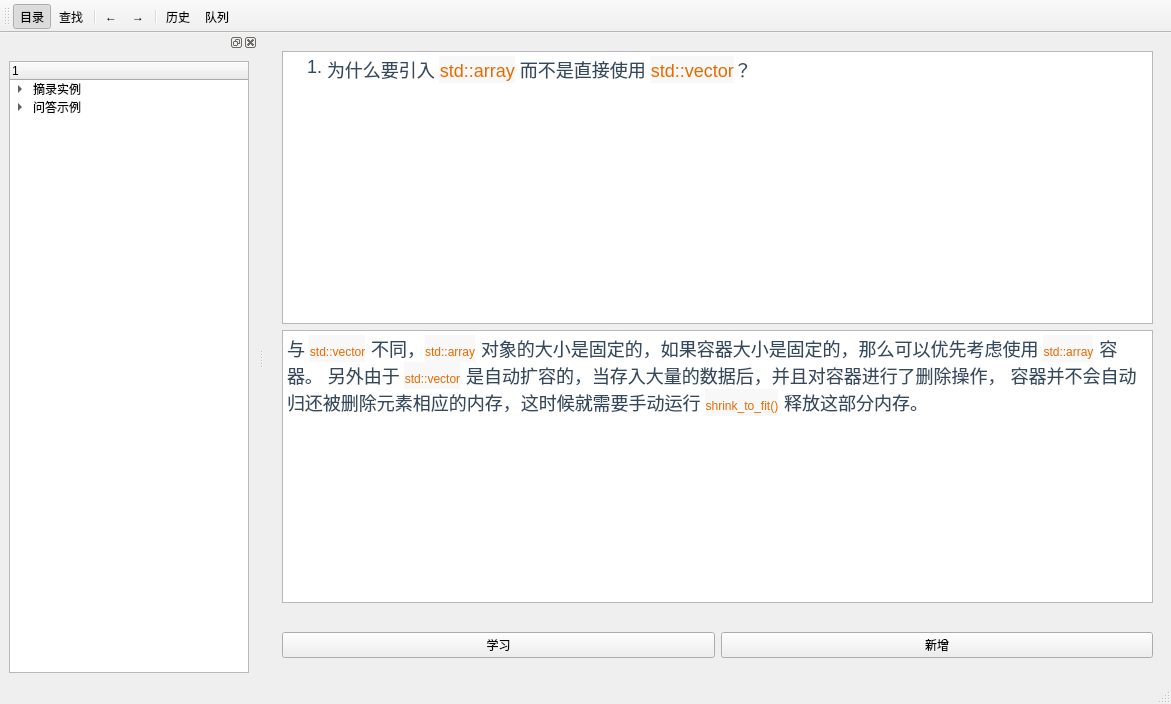
<?xml version="1.0" encoding="UTF-8"?>
<ui version="4.0">
 <class>LearnWindow</class>
 <widget class="QMainWindow" name="LearnWindow">
  <property name="geometry">
   <rect>
    <x>0</x>
    <y>0</y>
    <width>1171</width>
    <height>704</height>
   </rect>
  </property>
  <property name="windowTitle">
   <string>MainWindow</string>
  </property>
  <widget class="QWidget" name="centralwidget">
   <layout class="QHBoxLayout" name="horizontalLayout">
    <item>
     <layout class="QVBoxLayout" name="verticalLayout_3">
      <item>
       <layout class="QVBoxLayout" name="verticalLayout_4">
        <item>
         <widget class="QStackedWidget" name="mainStackedWidget">
          <property name="currentIndex">
           <number>0</number>
          </property>
          <widget class="QWidget" name="anser">
           <layout class="QVBoxLayout" name="verticalLayout">
            <item>
             <widget class="QTextEdit" name="questTextEdit">
              <property name="html">
               <string>&lt;!DOCTYPE HTML PUBLIC &quot;-//W3C//DTD HTML 4.0//EN&quot; &quot;http://www.w3.org/TR/REC-html40/strict.dtd&quot;&gt;
&lt;html&gt;&lt;head&gt;&lt;meta name=&quot;qrichtext&quot; content=&quot;1&quot; /&gt;&lt;meta charset=&quot;utf-8&quot; /&gt;&lt;style type=&quot;text/css&quot;&gt;
p, li { white-space: pre-wrap; }
hr { height: 1px; border-width: 0; }
li.unchecked::marker { content: &quot;\2610&quot;; }
li.checked::marker { content: &quot;\2612&quot;; }
&lt;/style&gt;&lt;/head&gt;&lt;body style=&quot; font-family:'Microsoft YaHei UI'; font-size:9pt; font-weight:400; font-style:normal;&quot;&gt;
&lt;ol style=&quot;margin-top: 0px; margin-bottom: 0px; margin-left: 0px; margin-right: 0px; -qt-list-indent: 1;&quot;&gt;
&lt;li style=&quot; font-family:'Source Sans Pro','Helvetica Neue','Arial','sans-serif'; font-size:18px; color:#34495e; background-color:#ffffff;&quot; style=&quot; margin-top:24px; margin-bottom:0px; margin-left:0px; margin-right:0px; -qt-block-indent:0; text-indent:0px;&quot;&gt;&lt;span style=&quot; font-size:18px;&quot;&gt;为什么要引入 &lt;/span&gt;&lt;span style=&quot; font-family:'Roboto Mono','Monaco','courier','monospace'; font-size:18px; color:#e96900; background-color:#f8f8f8;&quot;&gt;std::array&lt;/span&gt;&lt;span style=&quot; font-size:18px;&quot;&gt; 而不是直接使用 &lt;/span&gt;&lt;span style=&quot; font-family:'Roboto Mono','Monaco','courier','monospace'; font-size:18px; color:#e96900; background-color:#f8f8f8;&quot;&gt;std::vector&lt;/span&gt;&lt;span style=&quot; font-size:18px;&quot;&gt;？&lt;/span&gt;&lt;/li&gt;&lt;/ol&gt;&lt;/body&gt;&lt;/html&gt;</string>
              </property>
             </widget>
            </item>
            <item>
             <widget class="QTextEdit" name="ansTextEdit">
              <property name="enabled">
               <bool>true</bool>
              </property>
              <property name="html">
               <string>&lt;!DOCTYPE HTML PUBLIC &quot;-//W3C//DTD HTML 4.0//EN&quot; &quot;http://www.w3.org/TR/REC-html40/strict.dtd&quot;&gt;
&lt;html&gt;&lt;head&gt;&lt;meta name=&quot;qrichtext&quot; content=&quot;1&quot; /&gt;&lt;meta charset=&quot;utf-8&quot; /&gt;&lt;style type=&quot;text/css&quot;&gt;
p, li { white-space: pre-wrap; }
hr { height: 1px; border-width: 0; }
li.unchecked::marker { content: &quot;\2610&quot;; }
li.checked::marker { content: &quot;\2612&quot;; }
&lt;/style&gt;&lt;/head&gt;&lt;body style=&quot; font-family:'Microsoft YaHei UI'; font-size:9pt; font-weight:400; font-style:normal;&quot;&gt;
&lt;p style=&quot; margin-top:0px; margin-bottom:0px; margin-left:0px; margin-right:0px; -qt-block-indent:0; text-indent:0px;&quot;&gt;&lt;span style=&quot; font-family:'Source Sans Pro','Helvetica Neue','Arial','sans-serif'; font-size:18px; color:#34495e; background-color:#ffffff; word-spacing:0.890625px;&quot;&gt;与 &lt;/span&gt;&lt;span style=&quot; font-family:'Roboto Mono','Monaco','courier','monospace'; color:#e96900; background-color:#f8f8f8; word-spacing:0.890625px;&quot;&gt;std::vector&lt;/span&gt;&lt;span style=&quot; font-family:'Source Sans Pro','Helvetica Neue','Arial','sans-serif'; font-size:18px; color:#34495e; background-color:#ffffff; word-spacing:0.890625px;&quot;&gt; 不同，&lt;/span&gt;&lt;span style=&quot; font-family:'Roboto Mono','Monaco','courier','monospace'; color:#e96900; background-color:#f8f8f8; word-spacing:0.890625px;&quot;&gt;std::array&lt;/span&gt;&lt;span style=&quot; font-family:'Source Sans Pro','Helvetica Neue','Arial','sans-serif'; font-size:18px; color:#34495e; background-color:#ffffff; word-spacing:0.890625px;&quot;&gt; 对象的大小是固定的，如果容器大小是固定的，那么可以优先考虑使用 &lt;/span&gt;&lt;span style=&quot; font-family:'Roboto Mono','Monaco','courier','monospace'; color:#e96900; background-color:#f8f8f8; word-spacing:0.890625px;&quot;&gt;std::array&lt;/span&gt;&lt;span style=&quot; font-family:'Source Sans Pro','Helvetica Neue','Arial','sans-serif'; font-size:18px; color:#34495e; background-color:#ffffff; word-spacing:0.890625px;&quot;&gt; 容器。 另外由于 &lt;/span&gt;&lt;span style=&quot; font-family:'Roboto Mono','Monaco','courier','monospace'; color:#e96900; background-color:#f8f8f8; word-spacing:0.890625px;&quot;&gt;std::vector&lt;/span&gt;&lt;span style=&quot; font-family:'Source Sans Pro','Helvetica Neue','Arial','sans-serif'; font-size:18px; color:#34495e; background-color:#ffffff; word-spacing:0.890625px;&quot;&gt; 是自动扩容的，当存入大量的数据后，并且对容器进行了删除操作， 容器并不会自动归还被删除元素相应的内存，这时候就需要手动运行 &lt;/span&gt;&lt;span style=&quot; font-family:'Roboto Mono','Monaco','courier','monospace'; color:#e96900; background-color:#f8f8f8; word-spacing:0.890625px;&quot;&gt;shrink_to_fit()&lt;/span&gt;&lt;span style=&quot; font-family:'Source Sans Pro','Helvetica Neue','Arial','sans-serif'; font-size:18px; color:#34495e; background-color:#ffffff; word-spacing:0.890625px;&quot;&gt; 释放这部分内存。&lt;/span&gt;&lt;/p&gt;&lt;/body&gt;&lt;/html&gt;</string>
              </property>
             </widget>
            </item>
           </layout>
          </widget>
          <widget class="QWidget" name="article">
           <layout class="QVBoxLayout" name="verticalLayout_2">
            <property name="leftMargin">
             <number>0</number>
            </property>
            <property name="topMargin">
             <number>0</number>
            </property>
            <property name="rightMargin">
             <number>0</number>
            </property>
            <property name="bottomMargin">
             <number>0</number>
            </property>
            <item>
             <widget class="QTextEdit" name="article_2">
              <property name="html">
               <string>&lt;!DOCTYPE HTML PUBLIC &quot;-//W3C//DTD HTML 4.0//EN&quot; &quot;http://www.w3.org/TR/REC-html40/strict.dtd&quot;&gt;
&lt;html&gt;&lt;head&gt;&lt;meta name=&quot;qrichtext&quot; content=&quot;1&quot; /&gt;&lt;meta charset=&quot;utf-8&quot; /&gt;&lt;style type=&quot;text/css&quot;&gt;
p, li { white-space: pre-wrap; }
hr { height: 1px; border-width: 0; }
li.unchecked::marker { content: &quot;\2610&quot;; }
li.checked::marker { content: &quot;\2612&quot;; }
&lt;/style&gt;&lt;/head&gt;&lt;body style=&quot; font-family:'Microsoft YaHei UI'; font-size:9pt; font-weight:400; font-style:normal;&quot;&gt;
&lt;h2 style=&quot; margin-top:45px; margin-bottom:27px; margin-left:0px; margin-right:0px; -qt-block-indent:0; text-indent:0px;&quot;&gt;&lt;a name=&quot;4-2-无序容器&quot;&gt;&lt;/a&gt;&lt;a href=&quot;https://changkun.de/modern-cpp/zh-cn/04-containers/#4-2-%E6%97%A0%E5%BA%8F%E5%AE%B9%E5%99%A8&quot;&gt;&lt;span style=&quot; font-family:'Source Sans Pro','Helvetica Neue','Arial','sans-serif'; font-size:x-large; font-weight:600; text-decoration: underline; color:#2c3e50;&quot;&gt;4&lt;/span&gt;&lt;/a&gt;&lt;span style=&quot; font-family:'Source Sans Pro','Helvetica Neue','Arial','sans-serif'; font-size:x-large; font-weight:600; color:#2c3e50;&quot;&gt;.2 无序容器&lt;/span&gt;&lt;/h2&gt;
&lt;p style=&quot; margin-top:24px; margin-bottom:-24px; margin-left:0px; margin-right:0px; -qt-block-indent:0; text-indent:0px; background-color:#ffffff;&quot;&gt;&lt;span style=&quot; font-family:'Source Sans Pro','Helvetica Neue','Arial','sans-serif'; font-size:18px; color:#34495e; background-color:#ffffff;&quot;&gt;我们已经熟知了传统 C++ 中的有序容器&lt;/span&gt;&lt;span style=&quot; font-family:'Source Sans Pro','Helvetica Neue','Arial','sans-serif'; font-size:18px; color:#34495e;&quot;&gt; &lt;/span&gt;&lt;span style=&quot; font-family:'Roboto Mono','Monaco','courier','monospace'; font-size:18px; color:#e96900; background-color:#f8f8f8;&quot;&gt;std::map&lt;/span&gt;&lt;span style=&quot; font-family:'Source Sans Pro','Helvetica Neue','Arial','sans-serif'; font-size:18px; color:#34495e;&quot;&gt;/&lt;/span&gt;&lt;span style=&quot; font-family:'Roboto Mono','Monaco','courier','monospace'; font-size:18px; color:#e96900; background-color:#f8f8f8;&quot;&gt;std::set&lt;/span&gt;&lt;span style=&quot; font-family:'Source Sans Pro','Helvetica Neue','Arial','sans-serif'; font-size:18px; color:#34495e;&quot;&gt;，这些元素内部通过红黑树进行实现， 插入和搜索的平均复杂度均为 &lt;/span&gt;&lt;span style=&quot; font-family:'Roboto Mono','Monaco','courier','monospace'; font-size:18px; color:#e96900; background-color:#f8f8f8;&quot;&gt;O(log(size))&lt;/span&gt;&lt;span style=&quot; font-family:'Source Sans Pro','Helvetica Neue','Arial','sans-serif'; font-size:18px; color:#34495e;&quot;&gt;。在插入元素时候，会根据 &lt;/span&gt;&lt;span style=&quot; font-family:'Roboto Mono','Monaco','courier','monospace'; font-size:18px; color:#e96900; background-color:#f8f8f8;&quot;&gt;&amp;lt;&lt;/span&gt;&lt;span style=&quot; font-family:'Source Sans Pro','Helvetica Neue','Arial','sans-serif'; font-size:18px; color:#34495e;&quot;&gt; 操作符比较元素大小并判断元素是否相同， 并选择合适的位置插入到容器中。当对这个容器中的元素进行遍历时，输出结果会按照 &lt;/span&gt;&lt;span style=&quot; font-family:'Roboto Mono','Monaco','courier','monospace'; font-size:18px; color:#e96900; background-color:#f8f8f8;&quot;&gt;&amp;lt;&lt;/span&gt;&lt;span style=&quot; font-family:'Source Sans Pro','Helvetica Neue','Arial','sans-serif'; font-size:18px; color:#34495e;&quot;&gt; 操作符的顺序来逐个遍历。&lt;/span&gt;&lt;/p&gt;
&lt;p style=&quot; margin-top:24px; margin-bottom:-24px; margin-left:0px; margin-right:0px; -qt-block-indent:0; text-indent:0px; background-color:#ffffff;&quot;&gt;&lt;span style=&quot; font-family:'Source Sans Pro','Helvetica Neue','Arial','sans-serif'; font-size:18px; color:#34495e; background-color:#ffffff;&quot;&gt;而无序容器中的元素是不进行排序的，内部通过 Hash 表实现，插入和搜索元素的平均复杂度为&lt;/span&gt;&lt;span style=&quot; font-family:'Source Sans Pro','Helvetica Neue','Arial','sans-serif'; font-size:18px; color:#34495e;&quot;&gt; &lt;/span&gt;&lt;span style=&quot; font-family:'Roboto Mono','Monaco','courier','monospace'; font-size:18px; color:#e96900; background-color:#f8f8f8;&quot;&gt;O(constant)&lt;/span&gt;&lt;span style=&quot; font-family:'Source Sans Pro','Helvetica Neue','Arial','sans-serif'; font-size:18px; color:#34495e;&quot;&gt;， 在不关心容器内部元素顺序时，能够获得显著的性能提升。&lt;/span&gt;&lt;/p&gt;
&lt;p style=&quot; margin-top:24px; margin-bottom:-24px; margin-left:0px; margin-right:0px; -qt-block-indent:0; text-indent:0px; background-color:#ffffff;&quot;&gt;&lt;span style=&quot; font-family:'Source Sans Pro','Helvetica Neue','Arial','sans-serif'; font-size:18px; color:#34495e; background-color:#ffffff;&quot;&gt;C++11 引入了的两组无序容器分别是：&lt;/span&gt;&lt;span style=&quot; font-family:'Roboto Mono','Monaco','courier','monospace'; font-size:18px; color:#e96900; background-color:#f8f8f8;&quot;&gt;std::unordered_map&lt;/span&gt;&lt;span style=&quot; font-family:'Source Sans Pro','Helvetica Neue','Arial','sans-serif'; font-size:18px; color:#34495e;&quot;&gt;/&lt;/span&gt;&lt;span style=&quot; font-family:'Roboto Mono','Monaco','courier','monospace'; font-size:18px; color:#e96900; background-color:#f8f8f8;&quot;&gt;std::unordered_multimap&lt;/span&gt;&lt;span style=&quot; font-family:'Source Sans Pro','Helvetica Neue','Arial','sans-serif'; font-size:18px; color:#34495e;&quot;&gt; 和 &lt;/span&gt;&lt;span style=&quot; font-family:'Roboto Mono','Monaco','courier','monospace'; font-size:18px; color:#e96900; background-color:#f8f8f8;&quot;&gt;std::unordered_set&lt;/span&gt;&lt;span style=&quot; font-family:'Source Sans Pro','Helvetica Neue','Arial','sans-serif'; font-size:18px; color:#34495e;&quot;&gt;/&lt;/span&gt;&lt;span style=&quot; font-family:'Roboto Mono','Monaco','courier','monospace'; font-size:18px; color:#e96900; background-color:#f8f8f8;&quot;&gt;std::unordered_multiset&lt;/span&gt;&lt;span style=&quot; font-family:'Source Sans Pro','Helvetica Neue','Arial','sans-serif'; font-size:18px; color:#34495e;&quot;&gt;。&lt;/span&gt;&lt;/p&gt;
&lt;p style=&quot; margin-top:24px; margin-bottom:-24px; margin-left:0px; margin-right:0px; -qt-block-indent:0; text-indent:0px; background-color:#ffffff;&quot;&gt;&lt;span style=&quot; font-family:'Source Sans Pro','Helvetica Neue','Arial','sans-serif'; font-size:18px; color:#34495e; background-color:#ffffff;&quot;&gt;它们的用法和原有的&lt;/span&gt;&lt;span style=&quot; font-family:'Source Sans Pro','Helvetica Neue','Arial','sans-serif'; font-size:18px; color:#34495e;&quot;&gt; &lt;/span&gt;&lt;span style=&quot; font-family:'Roboto Mono','Monaco','courier','monospace'; font-size:18px; color:#e96900; background-color:#f8f8f8;&quot;&gt;std::map&lt;/span&gt;&lt;span style=&quot; font-family:'Source Sans Pro','Helvetica Neue','Arial','sans-serif'; font-size:18px; color:#34495e;&quot;&gt;/&lt;/span&gt;&lt;span style=&quot; font-family:'Roboto Mono','Monaco','courier','monospace'; font-size:18px; color:#e96900; background-color:#f8f8f8;&quot;&gt;std::multimap&lt;/span&gt;&lt;span style=&quot; font-family:'Source Sans Pro','Helvetica Neue','Arial','sans-serif'; font-size:18px; color:#34495e;&quot;&gt;/&lt;/span&gt;&lt;span style=&quot; font-family:'Roboto Mono','Monaco','courier','monospace'; font-size:18px; color:#e96900; background-color:#f8f8f8;&quot;&gt;std::set&lt;/span&gt;&lt;span style=&quot; font-family:'Source Sans Pro','Helvetica Neue','Arial','sans-serif'; font-size:18px; color:#34495e;&quot;&gt;/&lt;/span&gt;&lt;span style=&quot; font-family:'Roboto Mono','Monaco','courier','monospace'; font-size:18px; color:#e96900; background-color:#f8f8f8;&quot;&gt;set::multiset&lt;/span&gt;&lt;span style=&quot; font-family:'Source Sans Pro','Helvetica Neue','Arial','sans-serif'; font-size:18px; color:#34495e;&quot;&gt; 基本类似， 由于这些容器我们已经很熟悉了，便不一一举例，我们直接来比较一下&lt;/span&gt;&lt;span style=&quot; font-family:'Roboto Mono','Monaco','courier','monospace'; font-size:18px; color:#e96900; background-color:#f8f8f8;&quot;&gt;std::map&lt;/span&gt;&lt;span style=&quot; font-family:'Source Sans Pro','Helvetica Neue','Arial','sans-serif'; font-size:18px; color:#34495e;&quot;&gt;和&lt;/span&gt;&lt;span style=&quot; font-family:'Roboto Mono','Monaco','courier','monospace'; font-size:18px; color:#e96900; background-color:#f8f8f8;&quot;&gt;std::unordered_map&lt;/span&gt;&lt;span style=&quot; font-family:'Source Sans Pro','Helvetica Neue','Arial','sans-serif'; font-size:18px; color:#34495e;&quot;&gt;：&lt;/span&gt;&lt;/p&gt;
&lt;table border=&quot;0&quot; style=&quot; margin-top:0px; margin-bottom:0px; margin-left:0px; margin-right:0px; border-collapse:collapse;&quot; cellspacing=&quot;2&quot; cellpadding=&quot;0&quot;&gt;
&lt;tr&gt;
&lt;td bgcolor=&quot;#f8f8f8&quot; style=&quot; padding-left:0; padding-right:0; padding-top:0; padding-bottom:0;&quot;&gt;
&lt;p style=&quot; margin-top:0px; margin-bottom:0px; margin-left:0px; margin-right:0px; -qt-block-indent:0; text-indent:0px; background-color:#f8f8f8;&quot;&gt;&lt;span style=&quot; font-family:'Roboto Mono','Monaco','courier','monospace'; font-size:18px; color:#525252;&quot;&gt;#include &amp;lt;iostream&amp;gt;&lt;br /&gt;#include &amp;lt;string&amp;gt;&lt;br /&gt;#include &amp;lt;unordered_map&amp;gt;&lt;br /&gt;#include &amp;lt;map&amp;gt;&lt;br /&gt;&lt;br /&gt;&lt;/span&gt;&lt;span style=&quot; font-family:'Roboto Mono','Monaco','courier','monospace'; font-size:18px; color:#0092db;&quot;&gt;int&lt;/span&gt;&lt;span style=&quot; font-family:'Roboto Mono','Monaco','courier','monospace'; font-size:18px; color:#525252;&quot;&gt; &lt;/span&gt;&lt;span style=&quot; font-family:'Roboto Mono','Monaco','courier','monospace'; font-size:18px; color:#7e2d36;&quot;&gt;main&lt;/span&gt;&lt;span style=&quot; font-family:'Roboto Mono','Monaco','courier','monospace'; font-size:18px; color:#525252;&quot;&gt;() {&lt;br /&gt;    &lt;/span&gt;&lt;span style=&quot; font-family:'Roboto Mono','Monaco','courier','monospace'; font-size:18px; color:#b3b3b3;&quot;&gt;// 两组结构按同样的顺序初始化&lt;/span&gt;&lt;span style=&quot; font-family:'Roboto Mono','Monaco','courier','monospace'; font-size:18px; color:#525252;&quot;&gt;&lt;br /&gt;    std::unordered_map&amp;lt;&lt;/span&gt;&lt;span style=&quot; font-family:'Roboto Mono','Monaco','courier','monospace'; font-size:18px; color:#e96900;&quot;&gt;int&lt;/span&gt;&lt;span style=&quot; font-family:'Roboto Mono','Monaco','courier','monospace'; font-size:18px; color:#525252;&quot;&gt;, std::string&amp;gt; u = {&lt;br /&gt;        {&lt;/span&gt;&lt;span style=&quot; font-family:'Roboto Mono','Monaco','courier','monospace'; font-size:18px; color:#ae81ff;&quot;&gt;1&lt;/span&gt;&lt;span style=&quot; font-family:'Roboto Mono','Monaco','courier','monospace'; font-size:18px; color:#525252;&quot;&gt;, &lt;/span&gt;&lt;span style=&quot; font-family:'Roboto Mono','Monaco','courier','monospace'; font-size:18px; color:#7e2d36;&quot;&gt;&amp;quot;1&amp;quot;&lt;/span&gt;&lt;span style=&quot; font-family:'Roboto Mono','Monaco','courier','monospace'; font-size:18px; color:#525252;&quot;&gt;},&lt;br /&gt;        {&lt;/span&gt;&lt;span style=&quot; font-family:'Roboto Mono','Monaco','courier','monospace'; font-size:18px; color:#ae81ff;&quot;&gt;3&lt;/span&gt;&lt;span style=&quot; font-family:'Roboto Mono','Monaco','courier','monospace'; font-size:18px; color:#525252;&quot;&gt;, &lt;/span&gt;&lt;span style=&quot; font-family:'Roboto Mono','Monaco','courier','monospace'; font-size:18px; color:#7e2d36;&quot;&gt;&amp;quot;3&amp;quot;&lt;/span&gt;&lt;span style=&quot; font-family:'Roboto Mono','Monaco','courier','monospace'; font-size:18px; color:#525252;&quot;&gt;},&lt;br /&gt;        {&lt;/span&gt;&lt;span style=&quot; font-family:'Roboto Mono','Monaco','courier','monospace'; font-size:18px; color:#ae81ff;&quot;&gt;2&lt;/span&gt;&lt;span style=&quot; font-family:'Roboto Mono','Monaco','courier','monospace'; font-size:18px; color:#525252;&quot;&gt;, &lt;/span&gt;&lt;span style=&quot; font-family:'Roboto Mono','Monaco','courier','monospace'; font-size:18px; color:#7e2d36;&quot;&gt;&amp;quot;2&amp;quot;&lt;/span&gt;&lt;span style=&quot; font-family:'Roboto Mono','Monaco','courier','monospace'; font-size:18px; color:#525252;&quot;&gt;}&lt;br /&gt;    };&lt;br /&gt;    std::map&amp;lt;&lt;/span&gt;&lt;span style=&quot; font-family:'Roboto Mono','Monaco','courier','monospace'; font-size:18px; color:#e96900;&quot;&gt;int&lt;/span&gt;&lt;span style=&quot; font-family:'Roboto Mono','Monaco','courier','monospace'; font-size:18px; color:#525252;&quot;&gt;, std::string&amp;gt; v = {&lt;br /&gt;        {&lt;/span&gt;&lt;span style=&quot; font-family:'Roboto Mono','Monaco','courier','monospace'; font-size:18px; color:#ae81ff;&quot;&gt;1&lt;/span&gt;&lt;span style=&quot; font-family:'Roboto Mono','Monaco','courier','monospace'; font-size:18px; color:#525252;&quot;&gt;, &lt;/span&gt;&lt;span style=&quot; font-family:'Roboto Mono','Monaco','courier','monospace'; font-size:18px; color:#7e2d36;&quot;&gt;&amp;quot;1&amp;quot;&lt;/span&gt;&lt;span style=&quot; font-family:'Roboto Mono','Monaco','courier','monospace'; font-size:18px; color:#525252;&quot;&gt;},&lt;br /&gt;        {&lt;/span&gt;&lt;span style=&quot; font-family:'Roboto Mono','Monaco','courier','monospace'; font-size:18px; color:#ae81ff;&quot;&gt;3&lt;/span&gt;&lt;span style=&quot; font-family:'Roboto Mono','Monaco','courier','monospace'; font-size:18px; color:#525252;&quot;&gt;, &lt;/span&gt;&lt;span style=&quot; font-family:'Roboto Mono','Monaco','courier','monospace'; font-size:18px; color:#7e2d36;&quot;&gt;&amp;quot;3&amp;quot;&lt;/span&gt;&lt;span style=&quot; font-family:'Roboto Mono','Monaco','courier','monospace'; font-size:18px; color:#525252;&quot;&gt;},&lt;br /&gt;        {&lt;/span&gt;&lt;span style=&quot; font-family:'Roboto Mono','Monaco','courier','monospace'; font-size:18px; color:#ae81ff;&quot;&gt;2&lt;/span&gt;&lt;span style=&quot; font-family:'Roboto Mono','Monaco','courier','monospace'; font-size:18px; color:#525252;&quot;&gt;, &lt;/span&gt;&lt;span style=&quot; font-family:'Roboto Mono','Monaco','courier','monospace'; font-size:18px; color:#7e2d36;&quot;&gt;&amp;quot;2&amp;quot;&lt;/span&gt;&lt;span style=&quot; font-family:'Roboto Mono','Monaco','courier','monospace'; font-size:18px; color:#525252;&quot;&gt;}&lt;br /&gt;    };&lt;br /&gt;&lt;br /&gt;    &lt;/span&gt;&lt;span style=&quot; font-family:'Roboto Mono','Monaco','courier','monospace'; font-size:18px; color:#b3b3b3;&quot;&gt;// 分别对两组结构进行遍历&lt;/span&gt;&lt;span style=&quot; font-family:'Roboto Mono','Monaco','courier','monospace'; font-size:18px; color:#525252;&quot;&gt;&lt;br /&gt;    std::cout &amp;lt;&amp;lt; &lt;/span&gt;&lt;span style=&quot; font-family:'Roboto Mono','Monaco','courier','monospace'; font-size:18px; color:#7e2d36;&quot;&gt;&amp;quot;std::unordered_map&amp;quot;&lt;/span&gt;&lt;span style=&quot; font-family:'Roboto Mono','Monaco','courier','monospace'; font-size:18px; color:#525252;&quot;&gt; &amp;lt;&amp;lt; std::endl;&lt;br /&gt;    &lt;/span&gt;&lt;span style=&quot; font-family:'Roboto Mono','Monaco','courier','monospace'; font-size:18px; color:#e96900;&quot;&gt;for&lt;/span&gt;&lt;span style=&quot; font-family:'Roboto Mono','Monaco','courier','monospace'; font-size:18px; color:#525252;&quot;&gt;( &lt;/span&gt;&lt;span style=&quot; font-family:'Roboto Mono','Monaco','courier','monospace'; font-size:18px; color:#e96900;&quot;&gt;const&lt;/span&gt;&lt;span style=&quot; font-family:'Roboto Mono','Monaco','courier','monospace'; font-size:18px; color:#525252;&quot;&gt; &lt;/span&gt;&lt;span style=&quot; font-family:'Roboto Mono','Monaco','courier','monospace'; font-size:18px; color:#e96900;&quot;&gt;auto&lt;/span&gt;&lt;span style=&quot; font-family:'Roboto Mono','Monaco','courier','monospace'; font-size:18px; color:#525252;&quot;&gt; &amp;amp; n : u)&lt;br /&gt;        std::cout &amp;lt;&amp;lt; &lt;/span&gt;&lt;span style=&quot; font-family:'Roboto Mono','Monaco','courier','monospace'; font-size:18px; color:#7e2d36;&quot;&gt;&amp;quot;Key:[&amp;quot;&lt;/span&gt;&lt;span style=&quot; font-family:'Roboto Mono','Monaco','courier','monospace'; font-size:18px; color:#525252;&quot;&gt; &amp;lt;&amp;lt; n.first &amp;lt;&amp;lt; &lt;/span&gt;&lt;span style=&quot; font-family:'Roboto Mono','Monaco','courier','monospace'; font-size:18px; color:#7e2d36;&quot;&gt;&amp;quot;] Value:[&amp;quot;&lt;/span&gt;&lt;span style=&quot; font-family:'Roboto Mono','Monaco','courier','monospace'; font-size:18px; color:#525252;&quot;&gt; &amp;lt;&amp;lt; n.second &amp;lt;&amp;lt; &lt;/span&gt;&lt;span style=&quot; font-family:'Roboto Mono','Monaco','courier','monospace'; font-size:18px; color:#7e2d36;&quot;&gt;&amp;quot;]\n&amp;quot;&lt;/span&gt;&lt;span style=&quot; font-family:'Roboto Mono','Monaco','courier','monospace'; font-size:18px; color:#525252;&quot;&gt;;&lt;br /&gt;&lt;br /&gt;    std::cout &amp;lt;&amp;lt; std::endl;&lt;br /&gt;    std::cout &amp;lt;&amp;lt; &lt;/span&gt;&lt;span style=&quot; font-family:'Roboto Mono','Monaco','courier','monospace'; font-size:18px; color:#7e2d36;&quot;&gt;&amp;quot;std::map&amp;quot;&lt;/span&gt;&lt;span style=&quot; font-family:'Roboto Mono','Monaco','courier','monospace'; font-size:18px; color:#525252;&quot;&gt; &amp;lt;&amp;lt; std::endl;&lt;br /&gt;    &lt;/span&gt;&lt;span style=&quot; font-family:'Roboto Mono','Monaco','courier','monospace'; font-size:18px; color:#e96900;&quot;&gt;for&lt;/span&gt;&lt;span style=&quot; font-family:'Roboto Mono','Monaco','courier','monospace'; font-size:18px; color:#525252;&quot;&gt;( &lt;/span&gt;&lt;span style=&quot; font-family:'Roboto Mono','Monaco','courier','monospace'; font-size:18px; color:#e96900;&quot;&gt;const&lt;/span&gt;&lt;span style=&quot; font-family:'Roboto Mono','Monaco','courier','monospace'; font-size:18px; color:#525252;&quot;&gt; &lt;/span&gt;&lt;span style=&quot; font-family:'Roboto Mono','Monaco','courier','monospace'; font-size:18px; color:#e96900;&quot;&gt;auto&lt;/span&gt;&lt;span style=&quot; font-family:'Roboto Mono','Monaco','courier','monospace'; font-size:18px; color:#525252;&quot;&gt; &amp;amp; n : v)&lt;br /&gt;        std::cout &amp;lt;&amp;lt; &lt;/span&gt;&lt;span style=&quot; font-family:'Roboto Mono','Monaco','courier','monospace'; font-size:18px; color:#7e2d36;&quot;&gt;&amp;quot;Key:[&amp;quot;&lt;/span&gt;&lt;span style=&quot; font-family:'Roboto Mono','Monaco','courier','monospace'; font-size:18px; color:#525252;&quot;&gt; &amp;lt;&amp;lt; n.first &amp;lt;&amp;lt; &lt;/span&gt;&lt;span style=&quot; font-family:'Roboto Mono','Monaco','courier','monospace'; font-size:18px; color:#7e2d36;&quot;&gt;&amp;quot;] Value:[&amp;quot;&lt;/span&gt;&lt;span style=&quot; font-family:'Roboto Mono','Monaco','courier','monospace'; font-size:18px; color:#525252;&quot;&gt; &amp;lt;&amp;lt; n.second &amp;lt;&amp;lt; &lt;/span&gt;&lt;span style=&quot; font-family:'Roboto Mono','Monaco','courier','monospace'; font-size:18px; color:#7e2d36;&quot;&gt;&amp;quot;]\n&amp;quot;&lt;/span&gt;&lt;span style=&quot; font-family:'Roboto Mono','Monaco','courier','monospace'; font-size:18px; color:#525252;&quot;&gt;;&lt;br /&gt;}&lt;br /&gt;&lt;/span&gt;&lt;/p&gt;&lt;/td&gt;&lt;/tr&gt;&lt;/table&gt;
&lt;p style=&quot; margin-top:24px; margin-bottom:-24px; margin-left:0px; margin-right:0px; -qt-block-indent:0; text-indent:0px; background-color:#ffffff;&quot;&gt;&lt;span style=&quot; font-family:'Source Sans Pro','Helvetica Neue','Arial','sans-serif'; font-size:18px; color:#34495e; background-color:#ffffff;&quot;&gt;最终的输出结果为：&lt;/span&gt;&lt;/p&gt;
&lt;table border=&quot;0&quot; style=&quot; margin-top:0px; margin-bottom:0px; margin-left:0px; margin-right:0px; border-collapse:collapse;&quot; cellspacing=&quot;2&quot; cellpadding=&quot;0&quot;&gt;
&lt;tr&gt;
&lt;td bgcolor=&quot;#f8f8f8&quot; style=&quot; padding-left:0; padding-right:0; padding-top:0; padding-bottom:0;&quot;&gt;
&lt;p style=&quot; margin-top:0px; margin-bottom:0px; margin-left:0px; margin-right:0px; -qt-block-indent:0; text-indent:0px; background-color:#f8f8f8;&quot;&gt;&lt;span style=&quot; font-family:'Roboto Mono','Monaco','courier','monospace'; font-size:18px; color:#525252;&quot;&gt;std::unordered_map&lt;br /&gt;Key:[2] Value:[2]&lt;br /&gt;Key:[3] Value:[3]&lt;br /&gt;Key:[1] Value:[1]&lt;br /&gt;&lt;br /&gt;std::map&lt;br /&gt;Key:[1] Value:[1]&lt;br /&gt;Key:[2] Value:[2]&lt;br /&gt;Key:[3] Value:[3]&lt;/span&gt;&lt;/p&gt;&lt;/td&gt;&lt;/tr&gt;&lt;/table&gt;&lt;/body&gt;&lt;/html&gt;</string>
              </property>
             </widget>
            </item>
           </layout>
          </widget>
         </widget>
        </item>
       </layout>
      </item>
      <item>
       <widget class="QStackedWidget" name="stackedWidget">
        <property name="maximumSize">
         <size>
          <width>16777215</width>
          <height>55</height>
         </size>
        </property>
        <property name="currentIndex">
         <number>0</number>
        </property>
        <widget class="QWidget" name="page_1">
         <layout class="QHBoxLayout" name="horizontalLayout_4">
          <item>
           <widget class="QPushButton" name="pushButton_10">
            <property name="text">
             <string>学习</string>
            </property>
           </widget>
          </item>
          <item>
           <widget class="QPushButton" name="pushButton_11">
            <property name="text">
             <string>新增</string>
            </property>
           </widget>
          </item>
         </layout>
        </widget>
        <widget class="QWidget" name="page_2">
         <layout class="QHBoxLayout" name="horizontalLayout_3">
          <item>
           <widget class="QPushButton" name="pushButton_7">
            <property name="text">
             <string>显示答案</string>
            </property>
           </widget>
          </item>
          <item>
           <widget class="QPushButton" name="pushButton_8">
            <property name="text">
             <string>新增</string>
            </property>
           </widget>
          </item>
          <item>
           <widget class="QPushButton" name="pushButton_9">
            <property name="text">
             <string>取消</string>
            </property>
           </widget>
          </item>
         </layout>
        </widget>
        <widget class="QWidget" name="page_3" native="true">
         <layout class="QHBoxLayout" name="horizontalLayout_2">
          <item>
           <widget class="QPushButton" name="pushButton">
            <property name="text">
             <string>掌握</string>
            </property>
           </widget>
          </item>
          <item>
           <widget class="QPushButton" name="pushButton_2">
            <property name="text">
             <string>记得</string>
            </property>
           </widget>
          </item>
          <item>
           <widget class="QPushButton" name="pushButton_3">
            <property name="text">
             <string>猜对</string>
            </property>
           </widget>
          </item>
          <item>
           <widget class="QPushButton" name="pushButton_4">
            <property name="text">
             <string>猜错</string>
            </property>
           </widget>
          </item>
          <item>
           <widget class="QPushButton" name="pushButton_5">
            <property name="text">
             <string>忘记</string>
            </property>
           </widget>
          </item>
          <item>
           <widget class="QPushButton" name="pushButton_6">
            <property name="text">
             <string>取消</string>
            </property>
           </widget>
          </item>
         </layout>
        </widget>
       </widget>
      </item>
     </layout>
    </item>
   </layout>
  </widget>
  <widget class="QMenuBar" name="menubar">
   <property name="geometry">
    <rect>
     <x>0</x>
     <y>0</y>
     <width>1171</width>
     <height>25</height>
    </rect>
   </property>
  </widget>
  <widget class="QStatusBar" name="statusbar"/>
  <widget class="QToolBar" name="toolBar">
   <property name="windowTitle">
    <string>toolBar</string>
   </property>
   <attribute name="toolBarArea">
    <enum>TopToolBarArea</enum>
   </attribute>
   <attribute name="toolBarBreak">
    <bool>false</bool>
   </attribute>
   <addaction name="actTree"/>
   <addaction name="actFind"/>
   <addaction name="separator"/>
   <addaction name="actLast"/>
   <addaction name="actNext"/>
   <addaction name="separator"/>
   <addaction name="actHistory"/>
   <addaction name="actList"/>
  </widget>
  <widget class="QDockWidget" name="dockWidget">
   <attribute name="dockWidgetArea">
    <number>1</number>
   </attribute>
   <widget class="QWidget" name="dockWidgetContents_3">
    <layout class="QVBoxLayout" name="verticalLayout_5">
     <item>
      <widget class="QTreeWidget" name="treeWidget">
       <property name="maximumSize">
        <size>
         <width>240</width>
         <height>16777215</height>
        </size>
       </property>
       <attribute name="headerVisible">
        <bool>true</bool>
       </attribute>
       <column>
        <property name="text">
         <string/>
        </property>
       </column>
       <item>
        <property name="text">
         <string>摘录实例</string>
        </property>
        <item>
         <property name="text">
          <string>新建子项目</string>
         </property>
        </item>
       </item>
       <item>
        <property name="text">
         <string>问答示例</string>
        </property>
        <item>
         <property name="text">
          <string>新建子项目</string>
         </property>
         <item>
          <property name="text">
           <string>新建子项目</string>
          </property>
         </item>
        </item>
       </item>
      </widget>
     </item>
    </layout>
   </widget>
  </widget>
  <action name="actTree">
   <property name="checkable">
    <bool>true</bool>
   </property>
   <property name="checked">
    <bool>true</bool>
   </property>
   <property name="text">
    <string>目录</string>
   </property>
   <property name="toolTip">
    <string>打开目录</string>
   </property>
   <property name="shortcut">
    <string>Alt+C</string>
   </property>
   <property name="menuRole">
    <enum>QAction::NoRole</enum>
   </property>
  </action>
  <action name="actFind">
   <property name="text">
    <string>查找</string>
   </property>
   <property name="menuRole">
    <enum>QAction::NoRole</enum>
   </property>
  </action>
  <action name="actLast">
   <property name="text">
    <string>←</string>
   </property>
   <property name="menuRole">
    <enum>QAction::NoRole</enum>
   </property>
  </action>
  <action name="actNext">
   <property name="text">
    <string>→</string>
   </property>
   <property name="menuRole">
    <enum>QAction::NoRole</enum>
   </property>
  </action>
  <action name="actHistory">
   <property name="text">
    <string>历史</string>
   </property>
   <property name="menuRole">
    <enum>QAction::NoRole</enum>
   </property>
  </action>
  <action name="actList">
   <property name="text">
    <string>队列</string>
   </property>
   <property name="menuRole">
    <enum>QAction::NoRole</enum>
   </property>
  </action>
 </widget>
 <resources/>
 <connections/>
</ui>
